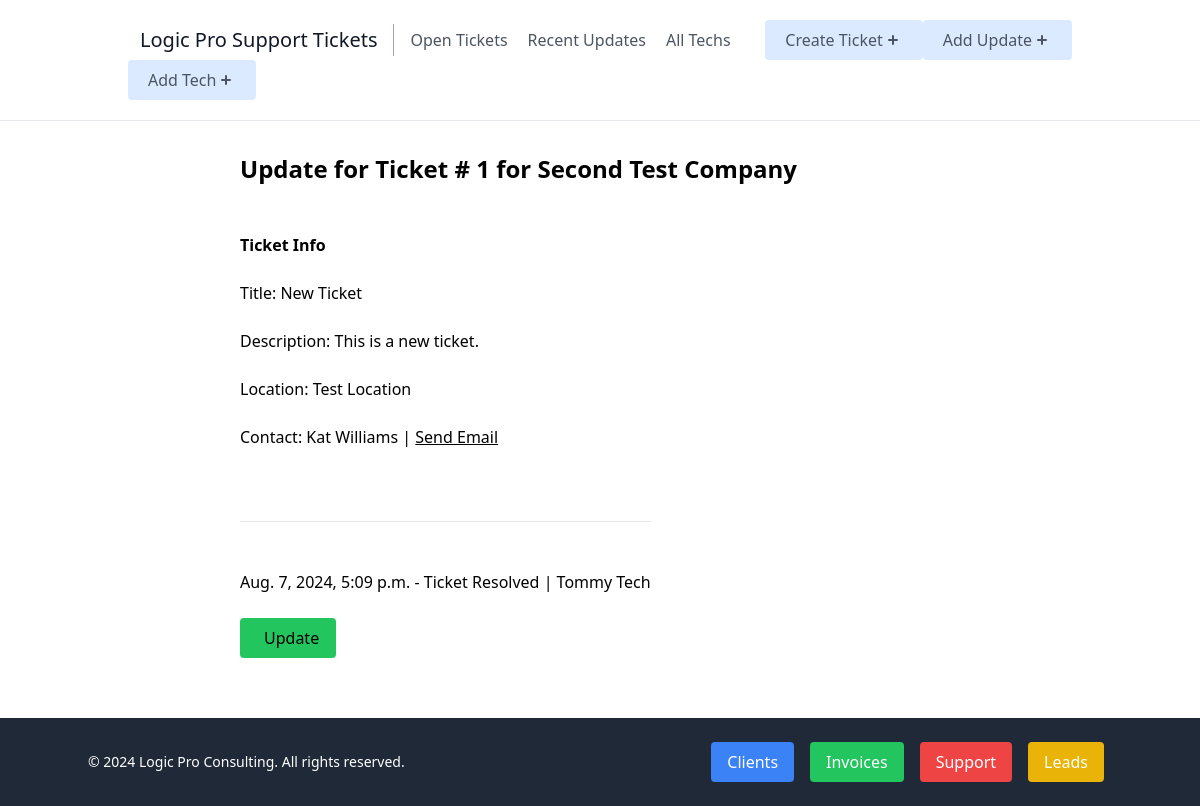
/support/update/11/, run on the app's committed database.
### support/models.py (models this page shows, shortened)
class TicketUpdate(models.Model):
    update = models.TextField()
    tech = models.ForeignKey('Technician', on_delete=models.CASCADE, related_name='ticket_tech', null=True, blank=True)
    created_at = models.DateTimeField(auto_now_add=True)
    updated_at = models.DateTimeField(auto_now=True)
    ticket = models.ForeignKey(Ticket, on_delete=models.CASCADE, related_name='ticket_update', null=True, blank=True)

class Ticket(models.Model):
    title = models.CharField(max_length=100)
    description = models.TextField()
    is_resolved = models.BooleanField(default=False)
    created_at = models.DateTimeField(auto_now_add=True)
    updated_at = models.DateTimeField(auto_now=True)
    client = models.ForeignKey(Client, on_delete=models.CASCADE, related_name='ticket_client', null=True, blank=True)
    contact = models.ForeignKey(Contact, on_delete=models.CASCADE, related_name='ticket_contact', null=True, blank=True)
    site = models.ForeignKey(Site, on_delete=models.CASCADE, related_name='ticket_site', null=True, blank=True)

class Technician(models.Model):
    first_name = models.CharField(max_length=100)
    last_name = models.CharField(max_length=100)
    email = models.EmailField()
    phone = models.CharField(max_length=20)
    is_active = models.BooleanField(default=True)
    created_at = models.DateTimeField(auto_now_add=True)
    updated_at = models.DateTimeField(auto_now=True)

### clients/models.py (models this page shows, shortened)
class Client(models.Model):
    company = models.CharField(max_length=100)
    industry = models.CharField(max_length=100)
    hourly_rate = models.DecimalField(max_digits=5, decimal_places=2)
    created_at = models.DateTimeField(auto_now_add=True)
    updated_at = models.DateTimeField(auto_now=True)
    balance = models.DecimalField(max_digits=10, decimal_places=2, default=0, blank=True)
    contact = models.ForeignKey(Contact, on_delete=models.CASCADE, related_name='client_contact', null=True, blank=True)
    invoice_contact = models.ForeignKey(Contact, on_delete=models.CASCADE, related_name='invoice_contact', null=True, blank=True)

class Site(models.Model):
    site_name = models.CharField(max_length=100)
    address = models.CharField(max_length=100)
    city = models.CharField(max_length=100)
    state = models.CharField(max_length=2)
    zip_code = models.CharField(max_length=10)
    created_at = models.DateTimeField(auto_now_add=True)
    updated_at = models.DateTimeField(auto_now=True)
    client = models.ForeignKey(Client, on_delete=models.CASCADE, related_name='main_client', null=True, blank=True)

class Contact(models.Model):
    first_name = models.CharField(max_length=100)
    last_name = models.CharField(max_length=100)
    email = models.EmailField(max_length=100)
    job_title = models.CharField(max_length=100, default='N/A')
    office_phone = models.CharField(max_length=20)
    cell_phone = models.CharField(max_length=20)
    home_phone = models.CharField(max_length=20)
    created_at = models.DateTimeField(auto_now_add=True)
    updated_at = models.DateTimeField(auto_now=True)
    company = models.ForeignKey('Client', on_delete=models.CASCADE, related_name='company_account', null=True, blank=True)

### support/views.py (the view)
# urls.py: path('support/update/<int:pk>/', view_update, name='view-update'),
def view_update(request, pk):
    update = get_object_or_404(TicketUpdate, pk=pk)
    context = {
        'update': update
    }
    return render(request, 'support/view_update.html', context)

### support/templates/support/view_update.html (shortened to what this page needs)
{% extends 'support/_base.html' %}
{% block content %}
    <div style="margin-bottom: 100px;" class="sm:w-2/3 mx-auto px-10">
        <h1 class="text-2xl font-bold">Update for Ticket # {{ update.ticket.id }} for {{ update.ticket.client.company}}
            </h1><br>
        </h1><br>
        <div class="flex justify-between">
            <div>
                <p><b>Ticket Info</b></p><br>
                <p>Title: {{ update.ticket.title }}</p><br>
                <p>Description: {{ update.ticket.description }}</p><br>
                <p>Location: {{ update.ticket.site.site_name }}</p><br>
                <p>Contact: {{ update.ticket.contact.first_name }} {{ update.ticket.contact.last_name }}
                     | <a href="mailto:{{ update.ticket.contact.email }}"> <u>Send Email</u></a>
                </p><br>
                <br>
                <br><hr><br><br>
                <p>{{ update.updated_at }} - {{ update.update }} |
                    {{ update.tech.first_name }} {{ update.tech.last_name }}</p><br>
                <a href="{% url 'update-update' update.pk %}"><p class="rounded bg-green-500 px-6 py-2 w-24">Update</p></a><br><br>
            </div>
        </div>
    </div>
{% endblock content %}

### data on the page
TicketUpdate: ticket.id "1", ticket.client.company "Second Test Company", ticket "New Ticket", ticket.description "This is a new ticket.", ticket.site.site_name "Test Location", ticket.contact.first_name "Kat", ticket.contact.last_name "Williams", updated_at "Aug. 7, 2024, 5:09 p.m.", update "Ticket Resolved", tech.first_name "Tommy", tech.last_name "Tech"
